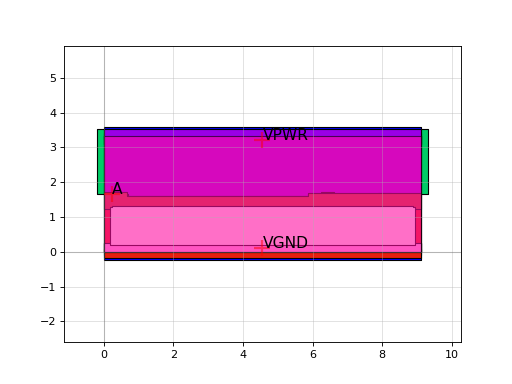

Write Python code to recreate this figure.
import sky130

c = sky130.components.sky130_fd_sc_hs__fa_2()
c.plot()
